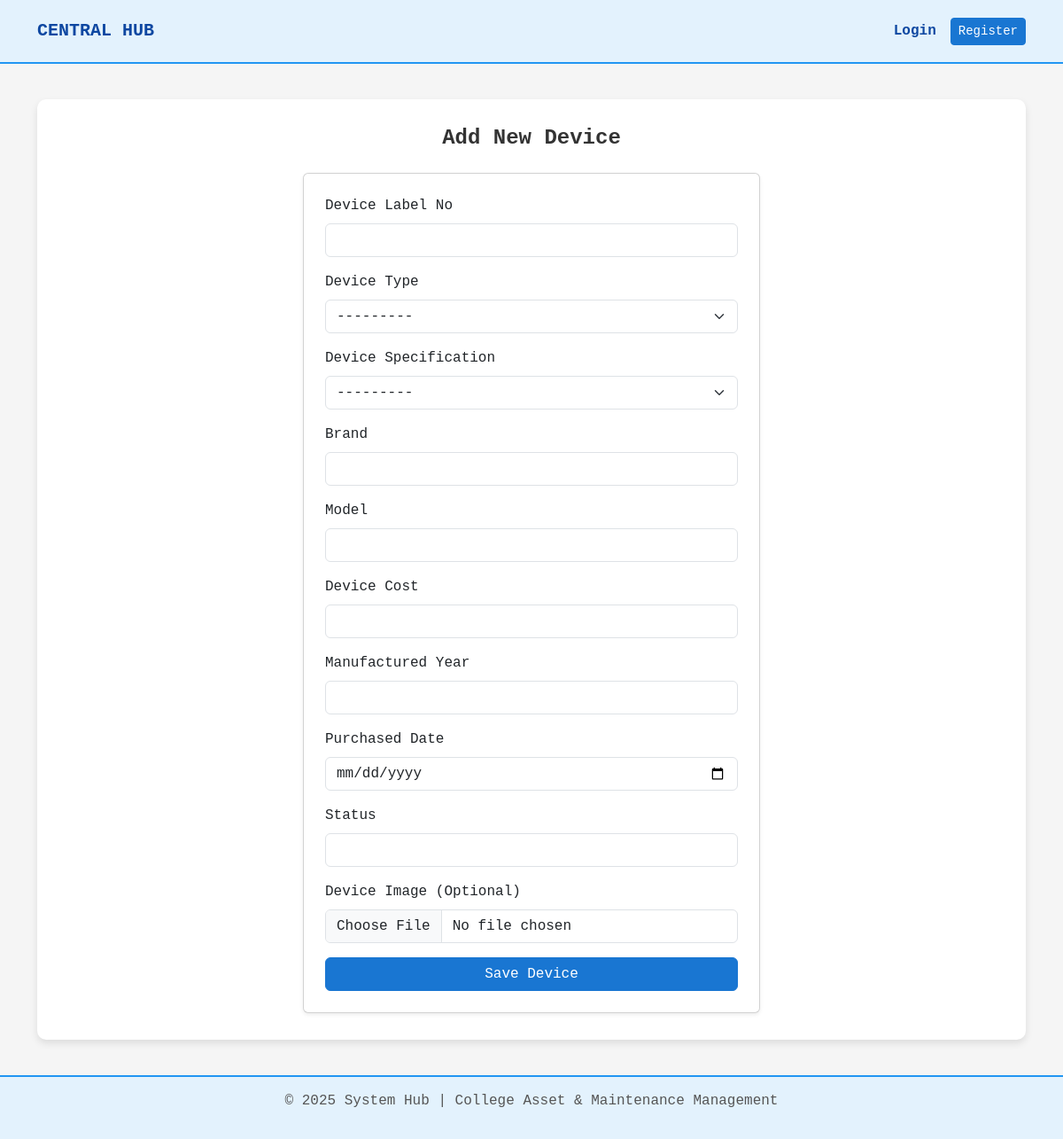
/devices/add/, run on an earlier commit of the app's database.
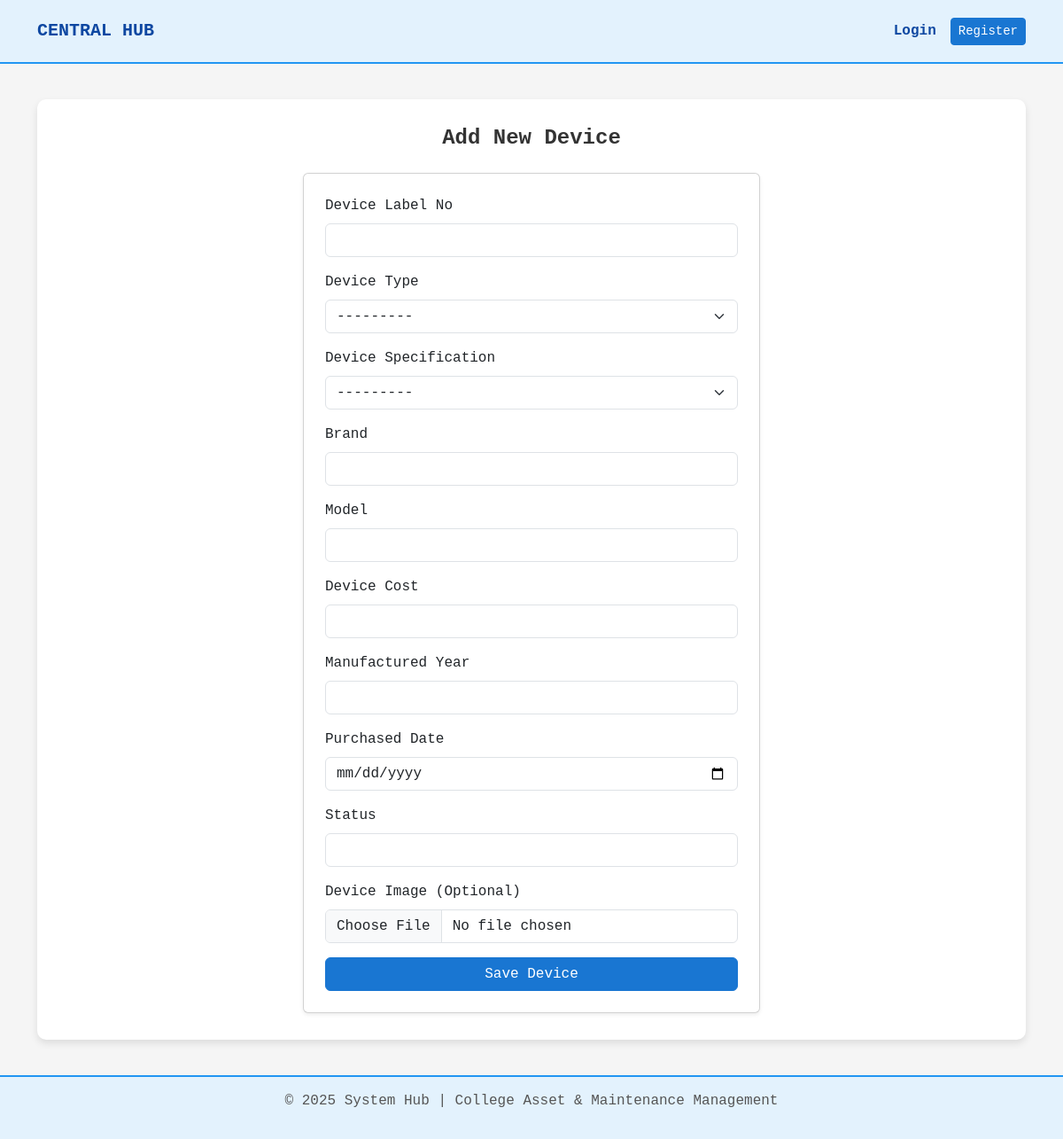
And on a later commit of the database.
### core/models.py (models this page shows)
class DeviceType(models.Model):
    device_type_id = models.AutoField(primary_key=True)
    device_type = models.CharField(max_length=100)
    def __str__(self):
        return self.device_type

### core/views.py (the view)
# urls.py: path('devices/add/', views.add_device, name='add_device'),
def add_device(request):
    if request.method == 'POST':
        form = DeviceForm(request.POST, request.FILES)
        if form.is_valid():
            form.save()
            return redirect('device_list')
    else:
        form = DeviceForm()
    return render(request, 'add_device.html', {'form': form})

### core/forms.py
class DeviceForm(forms.ModelForm):
    class Meta:
        model = Device
        fields = '__all__'
        widgets = {
            'label_no': forms.TextInput(attrs={'class': 'form-control'}),
            'device_type': forms.Select(attrs={'class': 'form-select'}),
            'device_specification': forms.Select(attrs={'class': 'form-select'}),
            'device_brand': forms.TextInput(attrs={'class': 'form-control'}),
            'device_model': forms.TextInput(attrs={'class': 'form-control'}),
            'device_cost': forms.NumberInput(attrs={'class': 'form-control'}),
            'manufactured_year': forms.NumberInput(attrs={'class': 'form-control'}),
            'purchased_date': forms.DateInput(attrs={
                'class': 'form-control',
                'type': 'date'
            }),
            'status': forms.TextInput(attrs={'class': 'form-control'}),
            'device_image': forms.ClearableFileInput(attrs={'class': 'form-control'}),
        }

### core/models.py (called while the page is built)
    def __str__(self):
        return self.specification

### templates/add_device.html (shortened to what this page needs)
{% extends 'base.html' %}
{% block content %}
<h4 class="fw-bold mb-4 text-center">Add New Device</h4>
<div class="row justify-content-center">
    <div class="col-md-6">
        <form method="post" enctype="multipart/form-data" class="card shadow-sm p-4">
            <div class="mb-3">
                <label class="form-label">Device Label No</label>
                {{ form.label_no }}
            </div>
            <div class="mb-3">
                <label class="form-label">Device Type</label>
                {{ form.device_type }}
            </div>
            <div class="mb-3">
                <label class="form-label">Device Specification</label>
                {{ form.device_specification }}
            </div>
            <div class="mb-3">
                <label class="form-label">Brand</label>
                {{ form.device_brand }}
            </div>
            <div class="mb-3">
                <label class="form-label">Model</label>
                {{ form.device_model }}
            </div>
            <div class="mb-3">
                <label class="form-label">Device Cost</label>
                {{ form.device_cost }}
            </div>
            <div class="mb-3">
                <label class="form-label">Manufactured Year</label>
                {{ form.manufactured_year }}
            </div>
            <div class="mb-3">
                <label class="form-label">Purchased Date</label>
                {{ form.purchased_date }}
            </div>
            <div class="mb-3">
                <label class="form-label">Status</label>
                {{ form.status }}
            </div>
            <div class="mb-3">
                <label class="form-label">Device Image (Optional)</label>
                {{ form.device_image }}
            </div>
            <div class="d-grid">
                <button type="submit" class="btn btn-primary">
                    Save Device
                </button>
            </div>
        </form>
    </div>
</div>
{% endblock %}

What changed in the data, as far as the page shows it:
added DeviceType: device_type "---------"
Also different on the page:
form field device_type: "---------" → (not shown)
